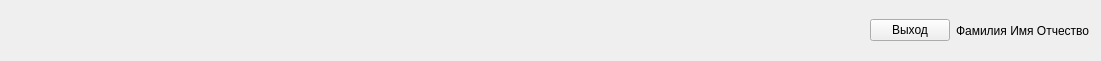
   <widget class="QWidget" name="horizontalLayoutWidget_2">
    <property name="geometry">
     <rect>
      <x>0</x>
      <y>0</y>
      <width>1101</width>
      <height>61</height>
     </rect>
    </property>
    <layout class="QHBoxLayout" name="horizontalLayout_39">
     <item>
      <widget class="QLabel" name="label_3">
       <property name="maximumSize">
        <size>
         <width>60</width>
         <height>50</height>
        </size>
       </property>
       <property name="text">
        <string/>
       </property>
       <property name="pixmap">
        <pixmap>import/Icon.png</pixmap>
       </property>
       <property name="scaledContents">
        <bool>true</bool>
       </property>
      </widget>
     </item>
     <item>
      <layout class="QHBoxLayout" name="horizontalLayout">
       <item>
        <spacer name="horizontalSpacer_55">
         <property name="orientation">
          <enum>Qt::Horizontal</enum>
         </property>
         <property name="sizeHint" stdset="0">
          <size>
           <width>40</width>
           <height>20</height>
          </size>
         </property>
        </spacer>
       </item>
       <item>
        <widget class="QPushButton" name="pushButton">
         <property name="text">
          <string>Выход</string>
         </property>
        </widget>
       </item>
       <item>
        <widget class="QLabel" name="label_2">
         <property name="text">
          <string>Фамилия Имя Отчество</string>
         </property>
        </widget>
       </item>
      </layout>
     </item>
    </layout>
   </widget>
